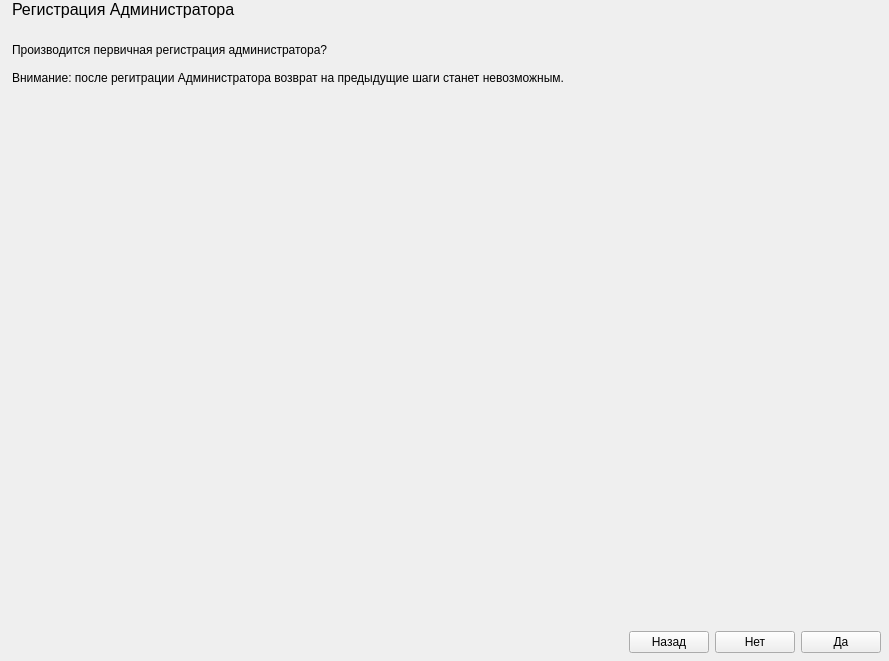
<?xml version="1.0" encoding="UTF-8"?>
<ui version="4.0">
 <class>Form</class>
 <widget class="QWidget" name="Form">
  <property name="geometry">
   <rect>
    <x>0</x>
    <y>0</y>
    <width>889</width>
    <height>661</height>
   </rect>
  </property>
  <property name="windowTitle">
   <string>Form</string>
  </property>
  <layout class="QVBoxLayout" name="verticalLayout_3">
   <property name="leftMargin">
    <number>0</number>
   </property>
   <property name="topMargin">
    <number>0</number>
   </property>
   <property name="rightMargin">
    <number>0</number>
   </property>
   <property name="bottomMargin">
    <number>0</number>
   </property>
   <item>
    <widget class="QStackedWidget" name="stacked_widget">
     <property name="currentIndex">
      <number>0</number>
     </property>
     <widget class="QWidget" name="page_1">
      <layout class="QVBoxLayout" name="verticalLayout_4">
       <property name="leftMargin">
        <number>12</number>
       </property>
       <property name="topMargin">
        <number>0</number>
       </property>
       <property name="rightMargin">
        <number>0</number>
       </property>
       <property name="bottomMargin">
        <number>0</number>
       </property>
       <item>
        <widget class="QLabel" name="step_1_label">
         <property name="font">
          <font>
           <pointsize>12</pointsize>
          </font>
         </property>
         <property name="text">
          <string>Регистрация Администратора
</string>
         </property>
        </widget>
       </item>
       <item>
        <widget class="QLabel" name="label_4">
         <property name="text">
          <string>Производится первичная регистрация администратора?

Внимание: после регитрации Администратора возврат на предыдущие шаги станет невозможным.</string>
         </property>
        </widget>
       </item>
       <item>
        <spacer name="vertical_spacer_1">
         <property name="orientation">
          <enum>Qt::Vertical</enum>
         </property>
         <property name="sizeHint" stdset="0">
          <size>
           <width>20</width>
           <height>566</height>
          </size>
         </property>
        </spacer>
       </item>
       <item>
        <layout class="QHBoxLayout" name="horizontal_layout_1">
         <property name="rightMargin">
          <number>8</number>
         </property>
         <property name="bottomMargin">
          <number>8</number>
         </property>
         <item>
          <spacer name="horizontal_spacer_1">
           <property name="orientation">
            <enum>Qt::Horizontal</enum>
           </property>
           <property name="sizeHint" stdset="0">
            <size>
             <width>40</width>
             <height>20</height>
            </size>
           </property>
          </spacer>
         </item>
         <item>
          <widget class="QPushButton" name="cancel_push_button_1">
           <property name="text">
            <string>Назад</string>
           </property>
          </widget>
         </item>
         <item>
          <widget class="QPushButton" name="no_push_button_1">
           <property name="text">
            <string>Нет</string>
           </property>
          </widget>
         </item>
         <item>
          <widget class="QPushButton" name="yes_push_button_1">
           <property name="text">
            <string>Да</string>
           </property>
          </widget>
         </item>
        </layout>
       </item>
      </layout>
     </widget>
     <widget class="QWidget" name="page_2">
      <layout class="QVBoxLayout" name="verticalLayout_5">
       <property name="leftMargin">
        <number>12</number>
       </property>
       <property name="topMargin">
        <number>0</number>
       </property>
       <property name="rightMargin">
        <number>0</number>
       </property>
       <property name="bottomMargin">
        <number>0</number>
       </property>
       <item>
        <widget class="QLabel" name="step_2_label">
         <property name="font">
          <font>
           <pointsize>12</pointsize>
          </font>
         </property>
         <property name="text">
          <string>Регистрация Администратора. Шаг 1
</string>
         </property>
        </widget>
       </item>
       <item>
        <widget class="QLabel" name="enter_passwd_label">
         <property name="text">
          <string>Введите новый пароль:</string>
         </property>
        </widget>
       </item>
       <item>
        <layout class="QHBoxLayout" name="horizontal_layout_2">
         <item>
          <widget class="QLineEdit" name="passwd_line_edit">
           <property name="minimumSize">
            <size>
             <width>240</width>
             <height>0</height>
            </size>
           </property>
           <property name="maximumSize">
            <size>
             <width>240</width>
             <height>16777215</height>
            </size>
           </property>
          </widget>
         </item>
         <item>
          <widget class="QPushButton" name="passwd_gen_push_button">
           <property name="text">
            <string>Сгенерировать</string>
           </property>
          </widget>
         </item>
         <item>
          <spacer name="horizontal_spacer_2">
           <property name="orientation">
            <enum>Qt::Horizontal</enum>
           </property>
           <property name="sizeHint" stdset="0">
            <size>
             <width>40</width>
             <height>20</height>
            </size>
           </property>
          </spacer>
         </item>
        </layout>
       </item>
       <item>
        <widget class="QRadioButton" name="show_passwd_radio_button">
         <property name="text">
          <string>Показать пароль</string>
         </property>
        </widget>
       </item>
       <item>
        <widget class="QLabel" name="confirm_passwd_label">
         <property name="text">
          <string>Подтвердите новый пароль:</string>
         </property>
        </widget>
       </item>
       <item>
        <widget class="QLineEdit" name="passwd_confirm_line_edit">
         <property name="minimumSize">
          <size>
           <width>240</width>
           <height>0</height>
          </size>
         </property>
         <property name="maximumSize">
          <size>
           <width>240</width>
           <height>16777215</height>
          </size>
         </property>
         <property name="text">
          <string/>
         </property>
        </widget>
       </item>
       <item>
        <spacer name="vertical_spacer_2">
         <property name="orientation">
          <enum>Qt::Vertical</enum>
         </property>
         <property name="sizeHint" stdset="0">
          <size>
           <width>20</width>
           <height>450</height>
          </size>
         </property>
        </spacer>
       </item>
       <item>
        <layout class="QHBoxLayout" name="horizontal_layout_3">
         <property name="rightMargin">
          <number>8</number>
         </property>
         <property name="bottomMargin">
          <number>8</number>
         </property>
         <item>
          <spacer name="horizontal_spacer_3">
           <property name="orientation">
            <enum>Qt::Horizontal</enum>
           </property>
           <property name="sizeHint" stdset="0">
            <size>
             <width>40</width>
             <height>20</height>
            </size>
           </property>
          </spacer>
         </item>
         <item>
          <widget class="QPushButton" name="cancel_push_button_2">
           <property name="text">
            <string>Отмена</string>
           </property>
          </widget>
         </item>
         <item>
          <widget class="QPushButton" name="next_push_button_2">
           <property name="enabled">
            <bool>false</bool>
           </property>
           <property name="text">
            <string>Вперед</string>
           </property>
          </widget>
         </item>
        </layout>
       </item>
      </layout>
     </widget>
     <widget class="QWidget" name="page_3">
      <layout class="QVBoxLayout" name="verticalLayout_7">
       <property name="leftMargin">
        <number>12</number>
       </property>
       <property name="topMargin">
        <number>0</number>
       </property>
       <property name="rightMargin">
        <number>0</number>
       </property>
       <property name="bottomMargin">
        <number>0</number>
       </property>
       <item>
        <widget class="QLabel" name="step_3_label">
         <property name="font">
          <font>
           <pointsize>12</pointsize>
          </font>
         </property>
         <property name="text">
          <string>Регистрация Администратора. Шаг 1
</string>
         </property>
        </widget>
       </item>
       <item>
        <widget class="QLabel" name="label_13">
         <property name="text">
          <string>Введите пароль Администратора:</string>
         </property>
        </widget>
       </item>
       <item>
        <widget class="QLineEdit" name="passwd_line_edit_6">
         <property name="minimumSize">
          <size>
           <width>240</width>
           <height>0</height>
          </size>
         </property>
         <property name="maximumSize">
          <size>
           <width>240</width>
           <height>16777215</height>
          </size>
         </property>
        </widget>
       </item>
       <item>
        <spacer name="vertical_spacer_3">
         <property name="orientation">
          <enum>Qt::Vertical</enum>
         </property>
         <property name="sizeHint" stdset="0">
          <size>
           <width>20</width>
           <height>535</height>
          </size>
         </property>
        </spacer>
       </item>
       <item>
        <layout class="QHBoxLayout" name="horizontal_layout_5">
         <property name="rightMargin">
          <number>8</number>
         </property>
         <property name="bottomMargin">
          <number>8</number>
         </property>
         <item>
          <spacer name="horizontal_spacer_5">
           <property name="orientation">
            <enum>Qt::Horizontal</enum>
           </property>
           <property name="sizeHint" stdset="0">
            <size>
             <width>40</width>
             <height>20</height>
            </size>
           </property>
          </spacer>
         </item>
         <item>
          <widget class="QPushButton" name="cancel_push_button_3">
           <property name="text">
            <string>Отмена</string>
           </property>
          </widget>
         </item>
         <item>
          <widget class="QPushButton" name="next_push_button_3">
           <property name="text">
            <string>Вперед</string>
           </property>
          </widget>
         </item>
        </layout>
       </item>
      </layout>
     </widget>
     <widget class="QWidget" name="page_4">
      <layout class="QVBoxLayout" name="verticalLayout_6">
       <property name="leftMargin">
        <number>12</number>
       </property>
       <property name="topMargin">
        <number>0</number>
       </property>
       <property name="rightMargin">
        <number>0</number>
       </property>
       <property name="bottomMargin">
        <number>0</number>
       </property>
       <item>
        <widget class="QLabel" name="step_4_label">
         <property name="font">
          <font>
           <pointsize>12</pointsize>
          </font>
         </property>
         <property name="text">
          <string>Регистрация Администоратора. Шаг 2
</string>
         </property>
        </widget>
       </item>
       <item>
        <widget class="QTableWidget" name="table_widget">
         <column>
          <property name="text">
           <string>Операция</string>
          </property>
         </column>
         <column>
          <property name="text">
           <string>Идентификатор</string>
          </property>
         </column>
         <column>
          <property name="text">
           <string>Результат</string>
          </property>
         </column>
        </widget>
       </item>
       <item>
        <spacer name="vertical_spacer_4">
         <property name="orientation">
          <enum>Qt::Vertical</enum>
         </property>
         <property name="sizeHint" stdset="0">
          <size>
           <width>20</width>
           <height>538</height>
          </size>
         </property>
        </spacer>
       </item>
       <item>
        <layout class="QHBoxLayout" name="horizontal_layout_4">
         <property name="rightMargin">
          <number>8</number>
         </property>
         <property name="bottomMargin">
          <number>8</number>
         </property>
         <item>
          <spacer name="horizontal_spacer_4">
           <property name="orientation">
            <enum>Qt::Horizontal</enum>
           </property>
           <property name="sizeHint" stdset="0">
            <size>
             <width>40</width>
             <height>20</height>
            </size>
           </property>
          </spacer>
         </item>
         <item>
          <widget class="QPushButton" name="cancel_push_button_4">
           <property name="enabled">
            <bool>true</bool>
           </property>
           <property name="text">
            <string>Отмена</string>
           </property>
          </widget>
         </item>
         <item>
          <widget class="QPushButton" name="next_push_button_4">
           <property name="enabled">
            <bool>false</bool>
           </property>
           <property name="text">
            <string>Вперед</string>
           </property>
          </widget>
         </item>
        </layout>
       </item>
      </layout>
     </widget>
    </widget>
   </item>
  </layout>
 </widget>
 <resources/>
 <connections/>
</ui>
